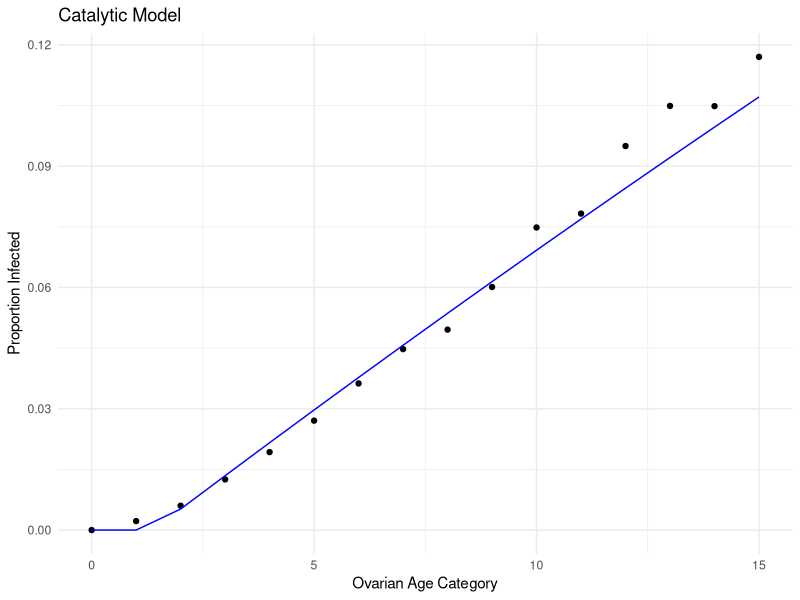
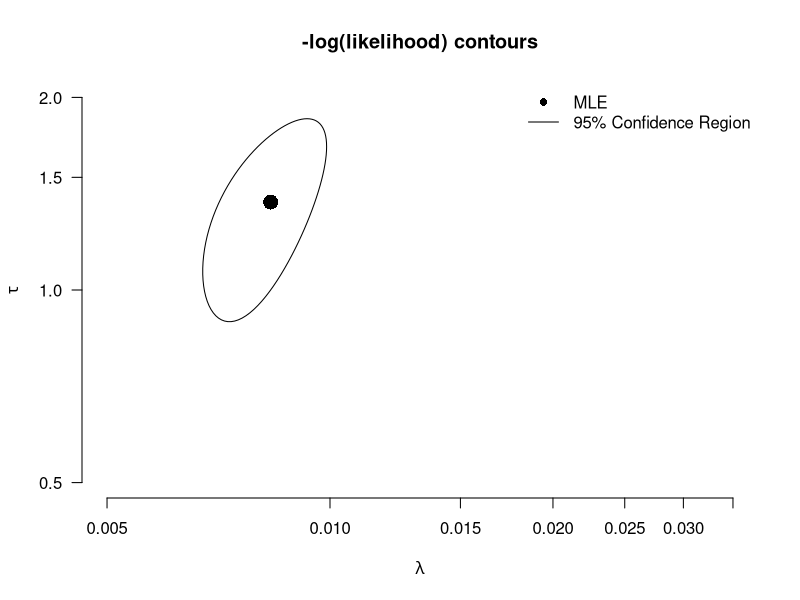

The R source for these figures, in order:
library(tidyverse)
library(ellipse)

# Data prep ---------------------------------------------------------------

df_C <- read.csv("MMED_C.csv", skip = 1) %>%
  mutate(Species = "C") %>%
  rename(time = category,
         N = dissected,
         I = Infected) %>%
  mutate(prop_inf = I / N)

# Catalytic model ---------------------------------------------------------

catalytic_func <- function(lambda, a, tau) {
  infections <- 1 - exp(-lambda * pmax((a - tau), 0)) #avoid negative time
  return(infections)
}

# MLE ---------------------------------------------------------------------

neg_log_likelihood <- function(params, data) {
  lambda <- params[1]
  tau <- params[2]
  
  pt <- catalytic_func(lambda, data$time, tau)
  
  # avoid log(0)
  pt <- pmin(pmax(pt, 1e-10), 1 - 1e-10)
  
  -sum(dbinom(data$I, size = data$N, prob = pt, log = TRUE))
}


init_params <- c(lambda = 0.05, tau = 5)

optim.vals <- optim(par = init_params,
                    fn = neg_log_likelihood,
                    data = df_C,
                    method = "SANN",
                    lower = c(0.0001, 0),
                    upper = c(1, max(df_C$time)),
                    # add that we want the hessian matrix
                    hessian = T)


# Results -----------------------------------------------------------------


optim.vals$par  # best estimates 

lambda_hat <- optim.vals$par[1]
tau_hat <- optim.vals$par[2]

optim.vals$par[1]
optim.vals$par[2]

df_fit <- df_C %>%
  mutate(predicted = catalytic_func(lambda_hat, time, tau_hat))


ggplot(df_fit, aes(x = time)) +
  geom_point(aes(y = prop_inf), color = "black") +
  geom_line(aes(y = predicted), color = "blue") +
  labs(title = "Catalytic Model",
       x = "Ovarian Age Category",
       y = "Proportion Infected") +
  theme_minimal()

# Adding and plotting parameter CIs

MLEfits <- optim.vals$par
fisherInfMatrix <- solve(optim.vals$hessian)


plot(1,1, type = 'n', log = 'xy',
     ## xlim = range(alpha.seq), ylim = range(Beta.seq),
     xlim = c(0.005,0.035), ylim = c(.5,2),
     las = 1,
     xlab = expression(lambda), ylab = expression(tau),
     main = "-log(likelihood) contours", bty = "n")
## Add true parameter values to the plot #### Here
#with(true_pars, points(lambda_h, tau_h, pch = 16, cex = 2, col = 'red'))
## Add MLE to the plot
points(MLEfits['lambda'], MLEfits['tau'], pch = 16, cex = 2, col = 'black')
## Add 95% contour ellipse from Hessian
lines(ellipse(fisherInfMatrix, centre = MLEfits, level = .95))


#### Here
#legend("topright", c('truth', 'MLE', '95% Confidence Region'), lty = c(NA, NA, 1), pch = c(16,16, NA),
#col = c('red', 'black', 'black'), bg='white', bty = 'n')
legend("topright", c('MLE', '95% Confidence Region'), lty = c(NA, 1), pch = c(16, NA),
       col = c('black', 'black'), bg='white', bty = 'n')
